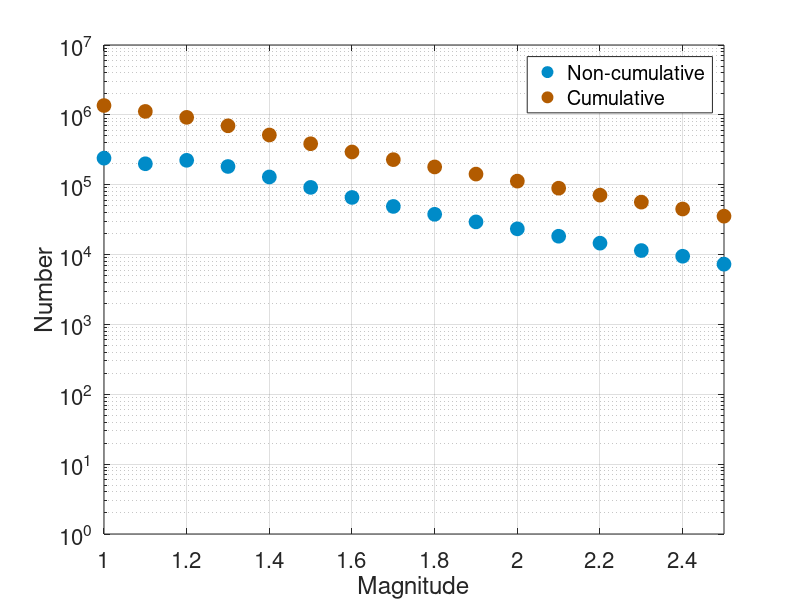

The MATLAB source for this figure:
% Ths script provides an illustration of inconsistent magnitude errors
clc,clear
figure('units','normalized','position',[0.1,0.1,0.25,0.25])
L=1e7; % number of events in each simulated catalog
Magn_Start =0; % starting magnitude for simulations
Mc = 1.0 ;
Magn_Thr=1.15;
Mc_prime=0;
Error=[0.25 0.05];
b=1; % set b-value
Pcm=rand(1,L);
Magn0=-1/b.*log10(Pcm)+ Magn_Start; % generate random magnitude
error1=normrnd(0,Error(1),[1 L]);
error2=normrnd(0,Error(2),[1 L]);
jkf1=Magn0<Magn_Thr;
jkf2=Magn0>=Magn_Thr;
Magn=[Magn0(jkf1)+error1(jkf1),Magn0(jkf2)+error2(jkf2)]; % add magnitude uncertainty
randIndex_A = randperm(L);
Dm = Magn(randIndex_A); %the generated catalog

% plot
dm=0.1;
m=0:dm:floor(max(Dm)/dm)*dm;
n0=hist(Dm,m);
cn0(1)=L;
for i=2:floor(max(Dm)/dm)+1
    cn0(i)=L-sum(n0(1:i-1)); 
end
n=log10(n0);
cn=log10(cn0);
color=1/255*[132 94 194;178 91 0;0 139 200];
plot_n0=semilogy(m,n0,'o', 'color', 0.4*[1 1 1], ...
            'markersize', 10, 'markerfacecolor', color(3,:), ...
            'MarkerEdgeColor', color(3,:));
hold on;
plot_cn0=semilogy(m,cn0,'o', 'color', 0.4*[1 1 1], ...
            'markersize', 10, 'markerfacecolor', color(2,:), ...
            'MarkerEdgeColor', color(2,:));
grid on;
box on;
xlabel('Magnitude');
ylabel('Number');
set(gca,'fontsize',16);
xlim([1 2.5])
legend([plot_n0,plot_cn0],'Non-cumulative','Cumulative','Location','Northeast');